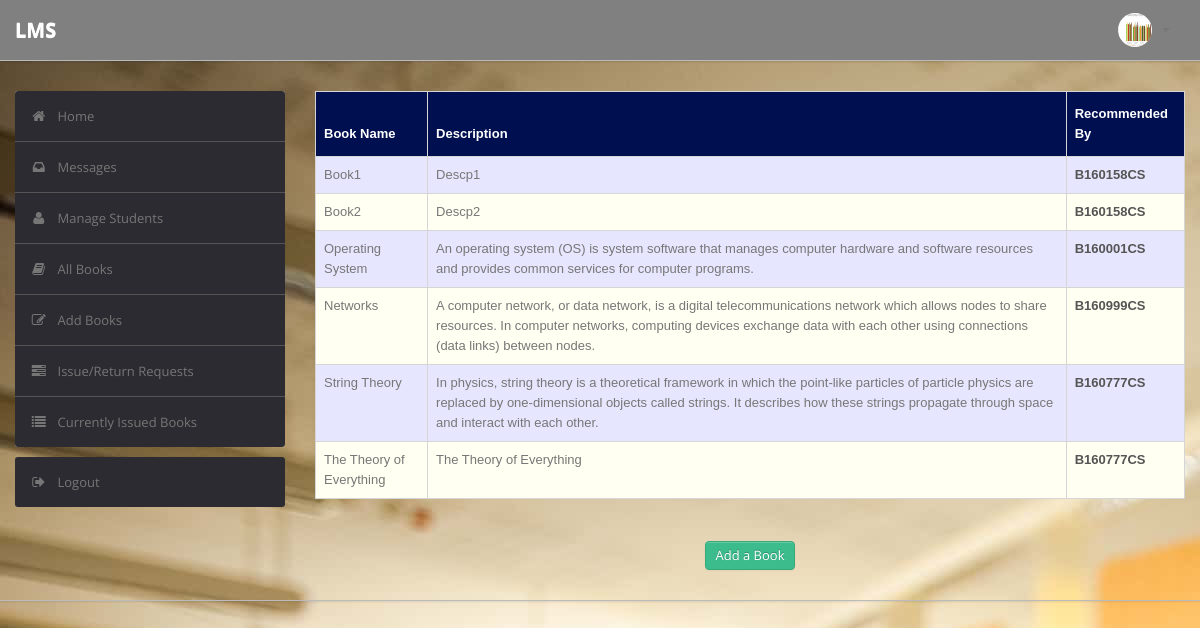
/admin/recommendations.php (signed in), run on the app's committed database.
### tables this page shows
CREATE TABLE `user` (
  `RollNo` varchar(50) NOT NULL,
  `Name` varchar(50) DEFAULT NULL,
  `Type` varchar(50) DEFAULT NULL,
  `Category` varchar(50) DEFAULT NULL,
  `EmailId` varchar(50) DEFAULT NULL,
  `MobNo` bigint(11) DEFAULT NULL,
  `Password` varchar(50) DEFAULT NULL,
  `image` varchar(255) NOT NULL
);

CREATE TABLE `recommendations` (
  `R_ID` int(10) NOT NULL,
  `Book_Name` varchar(50) DEFAULT NULL,
  `Description` varchar(255) DEFAULT NULL,
  `RollNo` varchar(50) DEFAULT NULL
);

### admin/recommendations.php (the view)
 <?php include 'others/header.php';
include 'others/topbar.php';
 ?>
        <div class="wrapper">
            <div class="container">
                <div class="row">
                    <div class="span3">
                         <?php include 'others/sidebar.php'; ?>
                    </div>
                    <div class="span9">
                        <div style="height: 430px; overflow-y: scroll;">
                        <table class="table" id = "tables">
                                  <thead>
                                    <tr>
                                      <th>Book Name</th>
                                      <th>Description</th>
                                      <th>Recommended By</th>
                                    </tr>
                                  </thead>
                                  <tbody>
                                    <?php
                            $sql="select * from LMS.recommendations";
                            $result=$conn->query($sql);
                            while($row=$result->fetch_assoc())
                            {
                                $bookname=$row['Book_Name'];
                                $description=$row['Description'];
                                $rollno=$row['RollNo'];
                            ?>
                                    <tr>
                                      <td><?php echo $bookname ?></td>
                                      <td><?php echo $description?></td>
                                      <td><b><?php echo strtoupper($rollno)?></b></td>
                                    </tr>
                               <?php } ?>
                               </tbody>
                                </table>
                            </div>
<br>
                                <center>
                                <a href="addbook.php" class="btn btn-success">Add a Book</a></center>
                    </div>
                </div>
            </div>
        </div>
 <?php include 'others/footer.php'; ?>

### admin/others/header.php (shortened to what this page needs)
<!DOCTYPE html>
<html lang="en">
    <head>
        <link type="text/css" href="bootstrap/css/bootstrap.min.css" rel="stylesheet">
        <link type="text/css" href="bootstrap/css/bootstrap-responsive.min.css" rel="stylesheet">
        <link type="text/css" href="css/theme.css" rel="stylesheet">
        <link type="text/css" href="images/icons/css/font-awesome.css" rel="stylesheet">
    </head>
    <body>

### admin/others/topbar.php (shortened to what this page needs)
<div class="navbar navbar-fixed-top">
           <div class="navbar-inner" style="background: gray !important;">
               <div class="container">
                       <a class="brand" href="index.php" style="color:White;">LMS </a>
                   <div class="nav-collapse collapse navbar-inverse-collapse">
                       <ul class="nav pull-right">
                           <li class="nav-user dropdown"><a href="#" class="dropdown-toggle" data-toggle="dropdown">
                   <?php
                   $aid=$_SESSION['RollNo'];
                   $sql = "SELECT * FROM LMS.user WHERE RollNo='$aid'";
                    $result = mysqli_query($conn, $sql);
                      $row = mysqli_fetch_assoc($result);
                               ?>
                               <img style="background: white;"  src="<?php
                                   if($row['image']=='') {
                                    echo "images/user.jpg";
                                   } else{
                                    echo $row['image'];
                                   }
                               ?>" class="nav-avatar">
                               <b class="caret"></b></a>
                           </li>
                       </ul>
                   </div>
               </div>
           </div>
       </div>

### admin/others/sidebar.php
<div class="sidebar">
                            <ul class="widget widget-menu unstyled">
                                <li><a href="index.php"><i class="menu-icon icon-home"></i>Home
                                </a></li>
                                 <li><a href="message.php"><i class="menu-icon icon-inbox"></i>Messages</a>
                                </li>
                                <li><a href="student.php"><i class="menu-icon icon-user"></i>Manage Students </a>
                                </li>
                                <li><a href="book.php"><i class="menu-icon icon-book"></i>All Books </a></li>
                                <li><a href="addbook.php"><i class="menu-icon icon-edit"></i>Add Books </a></li>
                                <li><a href="requests.php"><i class="menu-icon icon-tasks"></i>Issue/Return Requests </a></li>
                                <li><a href="current.php"><i class="menu-icon icon-list"></i>Currently Issued Books </a></li>
                            </ul>
                            <ul class="widget widget-menu unstyled">
                                <li><a href="logout.php"><i class="menu-icon icon-signout"></i>Logout </a></li>
                            </ul>
                        </div>

### admin/others/footer.php (shortened to what this page needs)
    </body>
</html>

### admin/css/theme.css (style rules this page uses)
#tables { font-family: "Trebuchet MS", Arial, Helvetica, sans-serif; border-collapse: collapse; width: 100%; }
#tables td, #tables th { border: 1px solid #ddd; padding: 8px; }
#tables tr:nth-child(even) { background-color: #fffff2; }
#tables tr:nth-child(odd) { background-color: #e6e6ff; }
#tables th { padding-top: 12px; padding-bottom: 12px; text-align: left; background-color: #000F50; color: white; }
body { font-size: 13px; font-family: 'Open Sans', Arial, sans-serif; background: url(../../images/lib.jpg) #eee; color: #777 }
strong, b { color: #555 }
.wrapper { border-bottom: 1px solid #bbb; -webkit-box-shadow: 0 1px 2px rgba(0,0,0,0.1); -moz-box-shadow: 0 1px 2px rgba(0,0,0,0.1); box-shadow: 0 1px 2px rgba(0,0,0,0.1); padding: 30px 0 }
body [class^="icon-"], body [class*=" icon-"] { font-size: 14px; line-height: 20px; height: 20px }
.navbar { position: static!important; margin: 0!important }
.navbar .navbar-inner { background: #fff; border-bottom: 1px solid #bbb; -webkit-box-shadow: 0 1px 2px rgba(0,0,0,0.15); -moz-box-shadow: 0 1px 2px rgba(0,0,0,0.15); box-shadow: 0 1px 2px rgba(0,0,0,0.15) }
.navbar .brand { color: #333; font-weight: bold; font-size: 20px; margin-right: 20px; padding: 20px }
.navbar .nav>li>a { padding: 20px 15px; font-weight: bold; color: #777 }
.nav-user>a { height: 20px }
.nav-avatar { width: 34px; height: 34px; margin: -7px 5px 0 0; -webkit-border-radius: 50%; -moz-border-radius: 50%; border-radius: 50% }
.btn, .btn-box { -webkit-border-radius: 3px; -moz-border-radius: 3px; border-radius: 3px }
.btn { font-size: 13px; font-weight: 600 }
.btn { display: inline-block; margin-bottom: 0; font-weight: 400; text-align: center; vertical-align: middle; cursor: pointer; background-image: none; border: 1px solid transparent; white-space: nowrap; padding: 4px 10px; font-size: 13px; line-height: 1.42857; border-radius: 4px; -webkit-user-select: none; -moz-user-select: none; -ms-user-select: none; user-select: none }
.btn-success { color: #fff; background-color: #3cbc8d; border-color: #36a97f }
.table { margin-bottom: 0 }
.table th, .table td { border-color: #d5d5d5!important }
.widget-menu { background: #fff; -webkit-border-radius: 3px; -moz-border-radius: 3px; border-radius: 3px; overflow: hidden }
.widget-menu a { color: #555; display: block; line-height: 20px; padding: 15px; text-decoration: none!important }
.widget-menu .menu-icon { margin-right: 10px; color: #767676; -webkit-transition: all .2s ease-in-out; -moz-transition: all .2s ease-in-out; transition: all .2s ease-in-out; }
.widget-menu>li+li { border-top: 1px solid #555 }
.widget-menu>li>a { background-color: #2d2b32; color: #767676; -webkit-transition: all .2s ease-in-out; -moz-transition: all .2s ease-in-out; transition: all .2s ease-in-out; }

### data on the page
user: image (picture)
recommendations: Book_Name "Book1", Description "Descp1", RollNo "B160158CS"
recommendations: Book_Name "Book2", Description "Descp2", RollNo "B160158CS"
recommendations: Book_Name "Operating System", Description "An operating system (OS) is system software that manages computer hardware and software resources and provides common services for computer programs.", RollNo "B160001CS"
recommendations: Book_Name "Networks", Description "A computer network, or data network, is a digital telecommunications network which allows nodes to share resources. In computer networks, computing devices exchange data with each other using connections (data links) between nodes.", RollNo "B160999CS"
recommendations: Book_Name "String Theory", Description "In physics, string theory is a theoretical framework in which the point-like particles of particle physics are replaced by one-dimensional objects called strings. It describes how these strings propagate through space and interact with each other.", RollNo "B160777CS"
recommendations: Book_Name "The Theory of Everything", Description "The Theory of Everything", RollNo "B160777CS"
